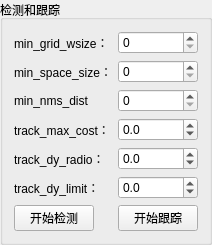
             <widget class="QGroupBox" name="groupBox_24">
              <property name="title">
               <string>检测和跟踪</string>
              </property>
              <layout class="QGridLayout" name="gridLayout_26">
               <item row="7" column="0">
                <widget class="QPushButton" name="pushButton_detect_mode">
                 <property name="sizePolicy">
                  <sizepolicy hsizetype="Maximum" vsizetype="Fixed">
                   <horstretch>0</horstretch>
                   <verstretch>0</verstretch>
                  </sizepolicy>
                 </property>
                 <property name="minimumSize">
                  <size>
                   <width>45</width>
                   <height>22</height>
                  </size>
                 </property>
                 <property name="text">
                  <string>开始检测</string>
                 </property>
                </widget>
               </item>
               <item row="7" column="1">
                <widget class="QPushButton" name="pushButton_track_mode">
                 <property name="sizePolicy">
                  <sizepolicy hsizetype="Maximum" vsizetype="Fixed">
                   <horstretch>0</horstretch>
                   <verstretch>0</verstretch>
                  </sizepolicy>
                 </property>
                 <property name="minimumSize">
                  <size>
                   <width>45</width>
                   <height>22</height>
                  </size>
                 </property>
                 <property name="text">
                  <string>开始跟踪</string>
                 </property>
                </widget>
               </item>
               <item row="2" column="1">
                <widget class="QSpinBox" name="spinBox_min_nms_dist">
                 <property name="sizePolicy">
                  <sizepolicy hsizetype="Minimum" vsizetype="Fixed">
                   <horstretch>0</horstretch>
                   <verstretch>0</verstretch>
                  </sizepolicy>
                 </property>
                 <property name="minimumSize">
                  <size>
                   <width>45</width>
                   <height>22</height>
                  </size>
                 </property>
                 <property name="maximum">
                  <number>100000</number>
                 </property>
                </widget>
               </item>
               <item row="2" column="0">
                <widget class="QLabel" name="label_74">
                 <property name="text">
                  <string>min_nms_dist</string>
                 </property>
                </widget>
               </item>
               <item row="3" column="1">
                <widget class="QDoubleSpinBox" name="doubleSpinBox_track_max_cost">
                 <property name="minimumSize">
                  <size>
                   <width>45</width>
                   <height>22</height>
                  </size>
                 </property>
                 <property name="decimals">
                  <number>1</number>
                 </property>
                 <property name="minimum">
                  <double>-360.000000000000000</double>
                 </property>
                 <property name="maximum">
                  <double>360.000000000000000</double>
                 </property>
                 <property name="singleStep">
                  <double>0.100000000000000</double>
                 </property>
                </widget>
               </item>
               <item row="0" column="0">
                <widget class="QLabel" name="label_75">
                 <property name="text">
                  <string>min_grid_wsize：</string>
                 </property>
                </widget>
               </item>
               <item row="0" column="1">
                <widget class="QSpinBox" name="spinBox_min_grid_wsize">
                 <property name="sizePolicy">
                  <sizepolicy hsizetype="Minimum" vsizetype="Fixed">
                   <horstretch>0</horstretch>
                   <verstretch>0</verstretch>
                  </sizepolicy>
                 </property>
                 <property name="minimumSize">
                  <size>
                   <width>45</width>
                   <height>22</height>
                  </size>
                 </property>
                 <property name="maximum">
                  <number>100000</number>
                 </property>
                </widget>
               </item>
               <item row="1" column="0">
                <widget class="QLabel" name="label_76">
                 <property name="text">
                  <string>min_space_size：</string>
                 </property>
                </widget>
               </item>
               <item row="1" column="1">
                <widget class="QSpinBox" name="spinBox_min_space_size">
                 <property name="sizePolicy">
                  <sizepolicy hsizetype="Minimum" vsizetype="Fixed">
                   <horstretch>0</horstretch>
                   <verstretch>0</verstretch>
                  </sizepolicy>
                 </property>
                 <property name="minimumSize">
                  <size>
                   <width>45</width>
                   <height>22</height>
                  </size>
                 </property>
                 <property name="maximum">
                  <number>100000</number>
                 </property>
                </widget>
               </item>
               <item row="3" column="0">
                <widget class="QLabel" name="label_77">
                 <property name="text">
                  <string>track_max_cost：</string>
                 </property>
                </widget>
               </item>
               <item row="4" column="1">
                <widget class="QDoubleSpinBox" name="doubleSpinBox_track_dy_radio">
                 <property name="minimumSize">
                  <size>
                   <width>45</width>
                   <height>22</height>
                  </size>
                 </property>
                 <property name="decimals">
                  <number>1</number>
                 </property>
                 <property name="minimum">
                  <double>-360.000000000000000</double>
                 </property>
                 <property name="maximum">
                  <double>360.000000000000000</double>
                 </property>
                 <property name="singleStep">
                  <double>0.100000000000000</double>
                 </property>
                </widget>
               </item>
               <item row="4" column="0">
                <widget class="QLabel" name="label_78">
                 <property name="text">
                  <string>track_dy_radio：</string>
                 </property>
                </widget>
               </item>
               <item row="5" column="0">
                <widget class="QLabel" name="label_79">
                 <property name="text">
                  <string>track_dy_limit：</string>
                 </property>
                </widget>
               </item>
               <item row="5" column="1">
                <widget class="QDoubleSpinBox" name="doubleSpinBox_track_dy_limit">
                 <property name="minimumSize">
                  <size>
                   <width>45</width>
                   <height>22</height>
                  </size>
                 </property>
                 <property name="decimals">
                  <number>1</number>
                 </property>
                 <property name="minimum">
                  <double>-360.000000000000000</double>
                 </property>
                 <property name="maximum">
                  <double>360.000000000000000</double>
                 </property>
                 <property name="singleStep">
                  <double>0.100000000000000</double>
                 </property>
                </widget>
               </item>
              </layout>
             </widget>
